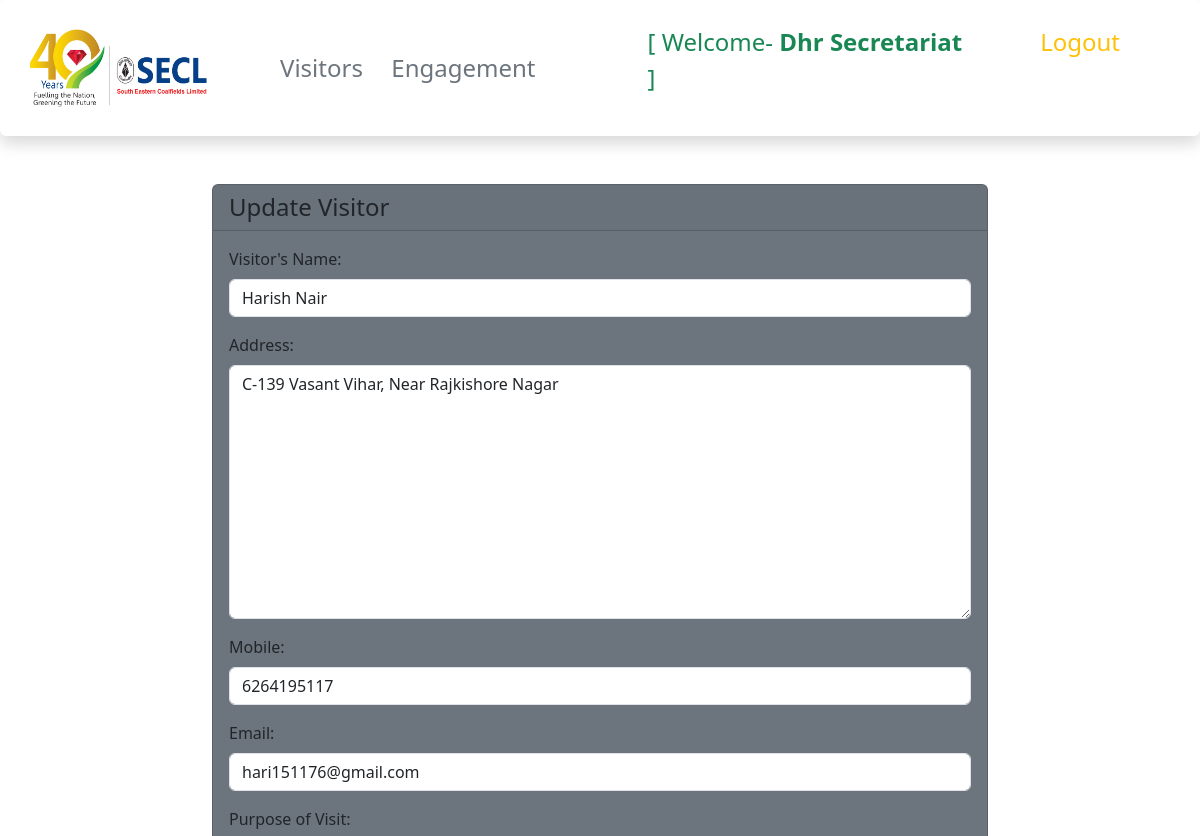
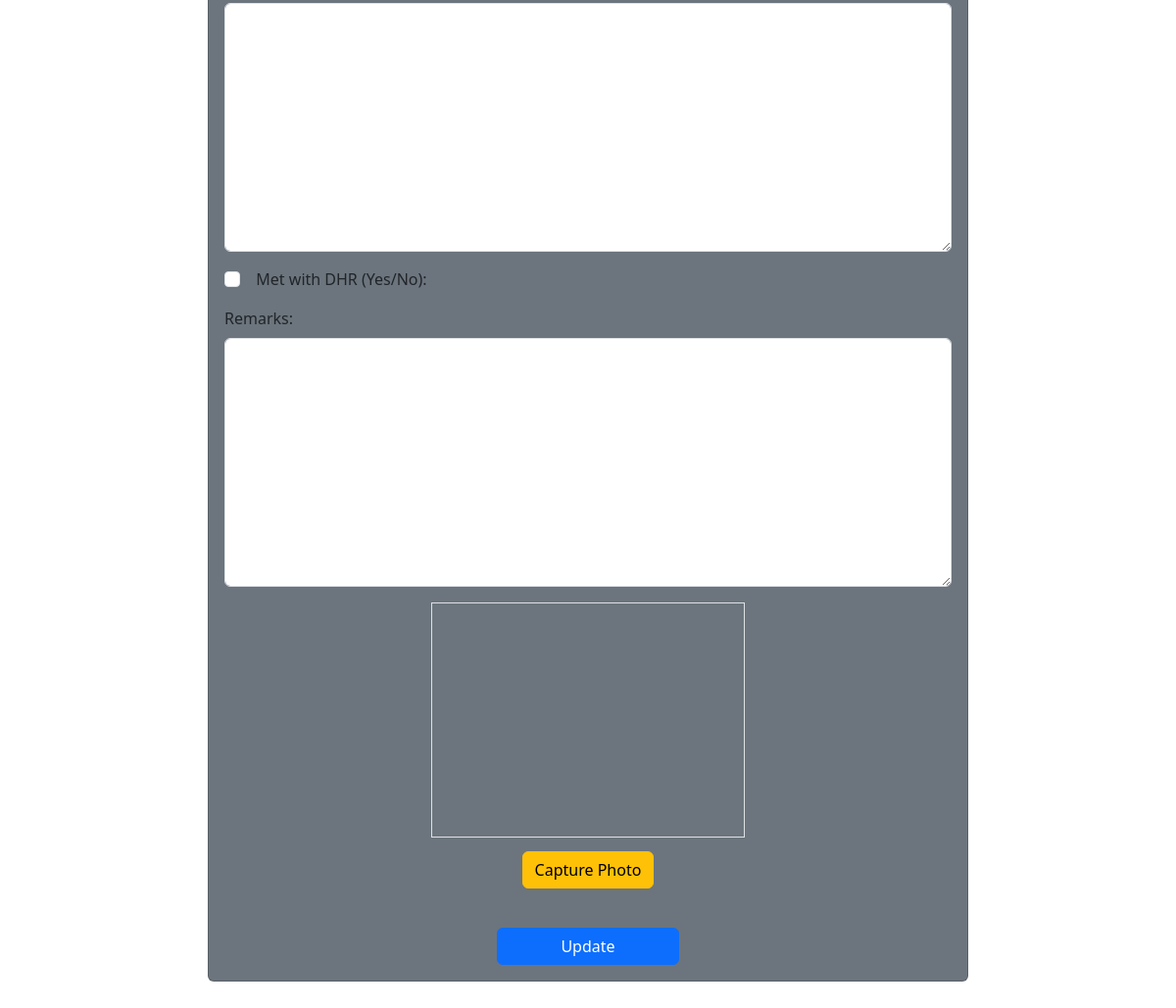
The app's page /visitor/update/66 (signed in) with its own data (2 pictures, top to bottom).
### visitor/models.py (models this page shows, shortened)
class Visitor(models.Model):
    vis_date= models.DateField(null=True, blank=True, verbose_name='Date:')
    vis_time= models.TimeField(null=True, blank=True ,verbose_name='Time:')
    vis_name= models.CharField(max_length=200, null=True, blank=True, verbose_name="Visitor's Name:")
    vis_address= models.TextField(null=True, blank=True, verbose_name='Address:')
    vis_mobile= models.PositiveBigIntegerField(null=True, blank=True, validators=[validate_mobile],verbose_name='Mobile:')
    vis_email= models.EmailField(null=True, blank=True, verbose_name='Email:')
    vis_reason= models.TextField(null=True, blank=True, verbose_name='Purpose of Visit:')
    vis_photo=models.ImageField(upload_to='visitor', null=True, blank=True, verbose_name='Photograph of Visitor:', default="../static/images/No_Image.jpg")
    vis_remarks=models.TextField(null=True, blank=True, verbose_name='Remarks:')
    vis_met=models.BooleanField(default=False, verbose_name='  Met with DHR (Yes/No):')
    vis_face_encoding = models.BinaryField(blank=True, null=True)
    vis_updated = models.DateTimeField(auto_now=True)
    vis_created = models.DateTimeField(auto_now_add=True)

### visitor/views.py (the view)
# urls.py: path('update/<str:pk>', views.visitor_update, name='visitor_update'),
@login_required
@csrf_exempt
def visitor_update(request,pk):
    visitor = get_object_or_404(Visitor,id=pk)
    form = VisitorForm(request.POST or None, request.FILES or None, instance=visitor)
    if request.method == 'POST' and form.is_valid():
        form.save()
        return redirect('visitor:visitor_table')
    context = {
        'form': form,
        }
    return render(request, 'visitor/visitor_update.html', context)

### visitor/forms.py
class VisitorForm(forms.ModelForm):
    class Meta:
        model = Visitor
        fields = ['vis_name','vis_address','vis_mobile',
                  'vis_email', 'vis_reason',
                  'vis_met','vis_remarks']
    def __init__(self, *args, **kwargs):
        super().__init__(*args, **kwargs)
        self.helper = FormHelper()
        self.helper.form_method = 'post'
        self.helper.add_input(Submit('submit', 'Submit'))

### visitor/templates/visitor/visitor_update.html (shortened to what this page needs)
{% extends 'base.html' %}
{% load static %}
{% load crispy_forms_tags %}
{% block content %}
<form id="visitorForm" method="POST" enctype="multipart/form-data">
    <div class="container mt-1" style="width:800px;">
        <div class="card bg-secondary fw-800">
            <h4 class="card-header">Update Visitor</h4>
            <div class="card-body">
                {{ form|crispy }}
                <div class="text-center mb-3">
                    <video id="video" width="320" height="240" autoplay class="border"></video><br>
                    <button type="button" class="btn btn-warning mt-2" onclick="capturePhoto()">Capture Photo</button>
                </div>
                <div class="text-center">
                    <a href="{% url 'visitor:visitor_table' %}">
                    <button type="submit" class="btn btn-primary mt-4 w-25">Update</button>
                    </a>
                </div>
            </div>
        </div>
    </div>
</form>
{% endblock content %}

### templates/nav.html (shortened to what this page needs)
{% load static %}
   <nav class="navbar navbar-expand-md .bg-light shadow p-3 mb-5 bg-body rounded">
                    <div class="container-fluid ms-0 pe-2 ">
                      <a class="navbar-brand img-fluid" href="{% url 'planner:home' %}" >
                         <img src="{% static '/images/logo_secl.png' %}" px-5 width="180px" height="80px" >
                      </a>
                      <div class="collapse navbar-collapse" id="navbarNav">
                        <ul class="navbar-nav align-items-baseline justify-content-evenly px-5 ">
                          <li class="nav-item ">
                            <a class="nav-link hovercolor fs-4 text-secondary" aria-current="page" href="{% url 'visitor:visitor_table' %}">Visitors</a>
                          </li>
                          <li class="nav-item ">
                            <a class="nav-link hovercolor fs-4 text-secondary" href="{% url 'planner:planner_table' %}">&nbsp;&nbsp;Engagement</a>
                          </li>
                        </ul>
                      </div>
                    {% if user.is_authenticated %}
                      <div>
                        <ul class="navbar-nav align-items-baseline justify-content-evenly px-5 ">
                          <li class="nav-item ">
                            <p class="nav-link fs-4 text-success me-5" aria-current="page">[ Welcome- <strong> {{ request.user.get_full_name  | title }} </strong>]</p>
                          </li>
                          <li>
                              <form action="{% url 'users:logout' %}" method="post">
                                  <button type="submit" class="nav-link hovercolor fs-4 text-warning" aria-current="page">Logout</button>
                              </form>
                          </li>
                        </ul>
                      </div>
                    {% endif %}
                    </div>
  </nav>

### records on screen
Visitor: vis_name "Harish Nair", vis_address "C-139 Vasant Vihar, Near Rajkishore Nagar", vis_mobile "6264195117", vis_email "hari151176@gmail.com"

### other values on screen
{{ request.user.get_full_name  | title }} "Dhr Secretariat"
